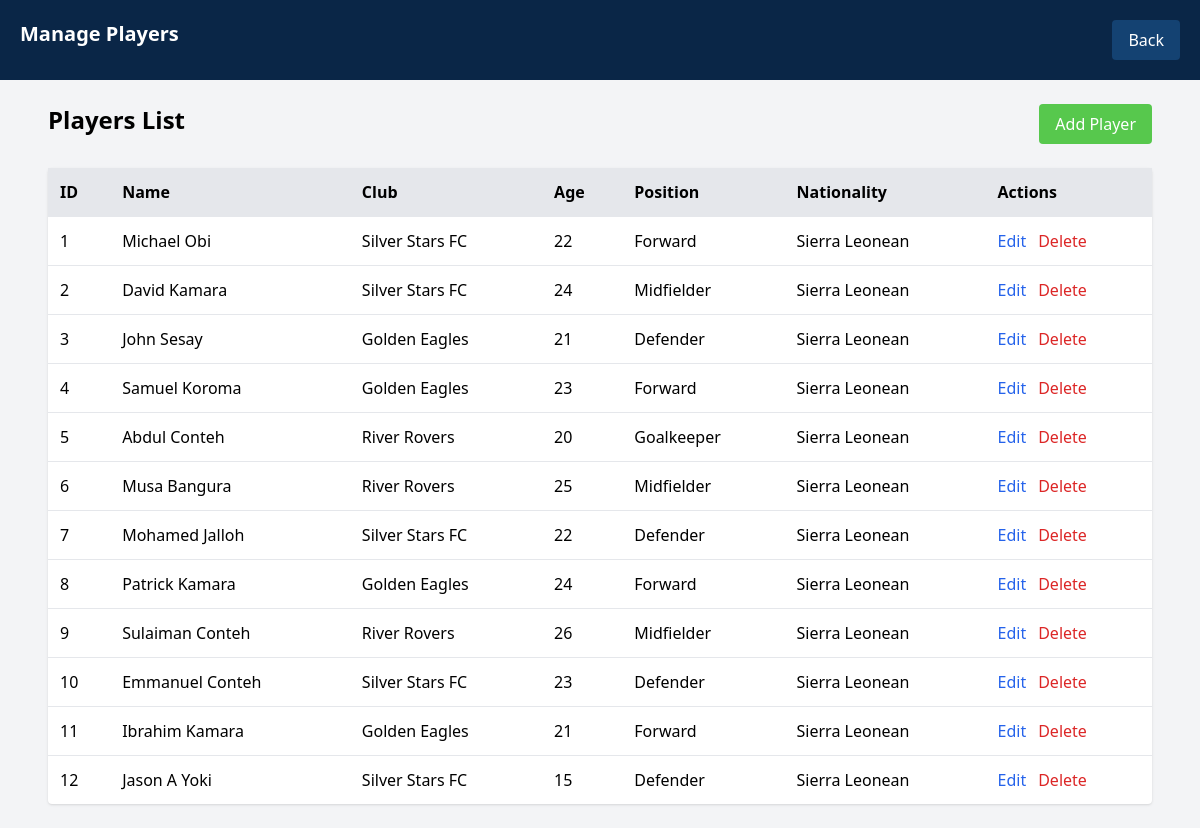
The page /admin/manage_player.php (signed in) on the database its author committed.
### tables this page shows
CREATE TABLE `players` (
  `player_id` int(11) NOT NULL,
  `user_id` int(11) NOT NULL,
  `club_id` int(11) DEFAULT NULL,
  `age` int(11) DEFAULT NULL,
  `position` varchar(50) DEFAULT NULL,
  `nationality` varchar(100) DEFAULT NULL,
  `height` varchar(10) DEFAULT NULL,
  `weight` varchar(10) DEFAULT NULL,
  `image` varchar(100) DEFAULT NULL
);

CREATE TABLE `users` (
  `id` int(11) NOT NULL,
  `name` varchar(100) NOT NULL,
  `email` varchar(150) DEFAULT NULL,
  `password` varchar(255) NOT NULL,
  `role` enum('Admin','Player','Agent','Club Manager') NOT NULL,
  `created_at` timestamp NOT NULL DEFAULT current_timestamp(),
  `phone` varchar(20) DEFAULT NULL
);

CREATE TABLE `clubs` (
  `club_id` int(11) NOT NULL,
  `club_name` varchar(150) NOT NULL,
  `location` varchar(150) DEFAULT NULL,
  `league` varchar(100) DEFAULT NULL,
  `created_at` timestamp NOT NULL DEFAULT current_timestamp()
);

### admin/manage_player.php (the view, shortened to what this page needs)
<?php
include '../backend/config.php';
$players = $conn->query("
    SELECT players.*, users.name AS user_name, clubs.club_name
    FROM players
    LEFT JOIN users ON players.user_id = users.id
    LEFT JOIN clubs ON players.club_id = clubs.club_id
");
?>
<!DOCTYPE html>
<html>
<head>
    <script src="https://cdn.tailwindcss.com"></script>
</head>
<body class="bg-gray-100">
<header class="bg-navy text-white p-5 flex justify-between">
    <h1 class="text-xl font-bold">Manage Players</h1>
    <a href="dashboard.php" class="bg-softblue px-4 py-2 rounded">Back</a>
</header>
<main class="p-6 max-w-6xl mx-auto">
    <div class="flex justify-between mb-6">
        <h2 class="text-2xl font-semibold">Players List</h2>
        <a href="add_player.php" class="bg-lime px-4 py-2 rounded text-white">Add Player</a>
    </div>
    <table class="w-full bg-white shadow rounded">
        <tr class="bg-gray-200 text-left">
            <th class="p-3">ID</th>
            <th class="p-3">Name</th>
            <th class="p-3">Club</th>
            <th class="p-3">Age</th>
            <th class="p-3">Position</th>
            <th class="p-3">Nationality</th>
            <th class="p-3">Actions</th>
        </tr>
        <?php while ($p = $players->fetch_assoc()): ?>
        <tr class="border-t">
            <td class="p-3"><?= $p['player_id'] ?></td>
            <td class="p-3"><?= $p['user_name'] ?></td>
            <td class="p-3"><?= $p['club_name'] ?></td>
            <td class="p-3"><?= $p['age'] ?></td>
            <td class="p-3"><?= $p['position'] ?></td>
            <td class="p-3"><?= $p['nationality'] ?></td>
            <td class="p-3 flex gap-3">
                <a href="edit_player.php?id=<?= $p['player_id'] ?>" class="text-blue-600">Edit</a>
                <a href="delete_player.php?id=<?= $p['player_id'] ?>" class="text-red-600" onclick="return confirm('Delete this player?')">Delete</a>
            </td>
        </tr>
        <?php endwhile; ?>
    </table>
</main>
</body>
</html>

### rows shown on the page
players: player_id "1", user.name "Michael Obi", club.club_name "Silver Stars FC", age "22", position "Forward", nationality "Sierra Leonean"
players: player_id "2", user.name "David Kamara", club.club_name "Silver Stars FC", age "24", position "Midfielder", nationality "Sierra Leonean"
players: player_id "3", user.name "John Sesay", club.club_name "Golden Eagles", age "21", position "Defender", nationality "Sierra Leonean"
players: player_id "4", user.name "Samuel Koroma", club.club_name "Golden Eagles", age "23", position "Forward", nationality "Sierra Leonean"
players: player_id "5", user.name "Abdul Conteh", club.club_name "River Rovers", age "20", position "Goalkeeper", nationality "Sierra Leonean"
players: player_id "6", user.name "Musa Bangura", club.club_name "River Rovers", age "25", position "Midfielder", nationality "Sierra Leonean"
players: player_id "7", user.name "Mohamed Jalloh", club.club_name "Silver Stars FC", age "22", position "Defender", nationality "Sierra Leonean"
players: player_id "8", user.name "Patrick Kamara", club.club_name "Golden Eagles", age "24", position "Forward", nationality "Sierra Leonean"
players: player_id "9", user.name "Sulaiman Conteh", club.club_name "River Rovers", age "26", position "Midfielder", nationality "Sierra Leonean"
players: player_id "10", user.name "Emmanuel Conteh", club.club_name "Silver Stars FC", age "23", position "Defender", nationality "Sierra Leonean"
players: player_id "11", user.name "Ibrahim Kamara", club.club_name "Golden Eagles", age "21", position "Forward", nationality "Sierra Leonean"
players: player_id "12", user.name "Jason A Yoki", club.club_name "Silver Stars FC", age "15", position "Defender", nationality "Sierra Leonean"
